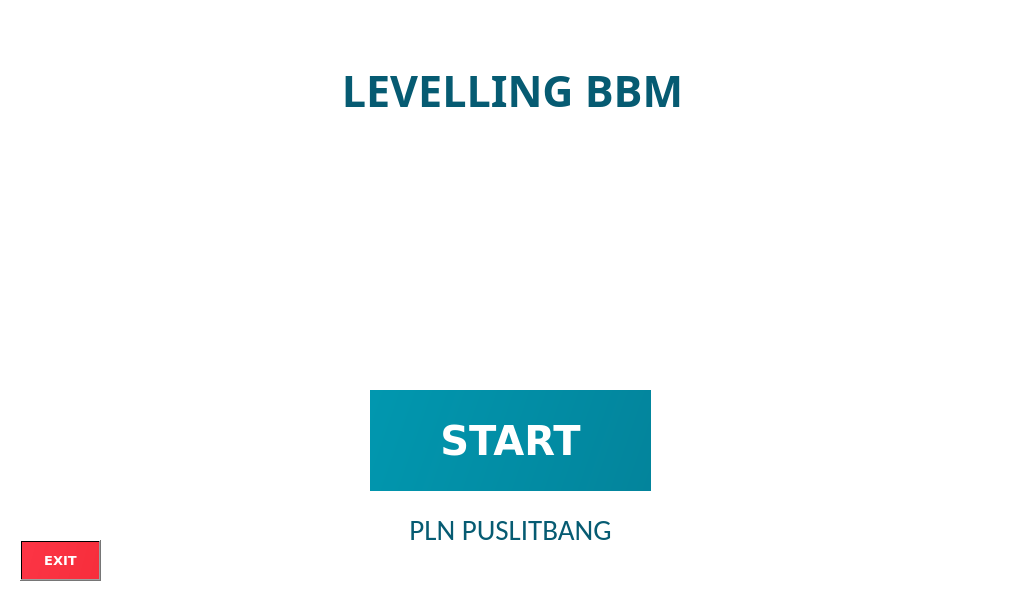
<?xml version="1.0" encoding="UTF-8"?>
<ui version="4.0">
 <class>Dialog</class>
 <widget class="QDialog" name="Dialog">
  <property name="enabled">
   <bool>true</bool>
  </property>
  <property name="geometry">
   <rect>
    <x>0</x>
    <y>0</y>
    <width>1024</width>
    <height>600</height>
   </rect>
  </property>
  <property name="sizePolicy">
   <sizepolicy hsizetype="Preferred" vsizetype="Preferred">
    <horstretch>0</horstretch>
    <verstretch>0</verstretch>
   </sizepolicy>
  </property>
  <property name="minimumSize">
   <size>
    <width>1024</width>
    <height>600</height>
   </size>
  </property>
  <property name="maximumSize">
   <size>
    <width>1024</width>
    <height>600</height>
   </size>
  </property>
  <property name="windowTitle">
   <string>Dialog</string>
  </property>
  <property name="styleSheet">
   <string notr="true">background-color: rgb(255, 255, 255);</string>
  </property>
  <widget class="QLabel" name="label_2">
   <property name="geometry">
    <rect>
     <x>410</x>
     <y>150</y>
     <width>200</width>
     <height>200</height>
    </rect>
   </property>
   <property name="font">
    <font>
     <pointsize>34</pointsize>
    </font>
   </property>
   <property name="text">
    <string/>
   </property>
   <property name="pixmap">
    <pixmap>../assets/PLN.png</pixmap>
   </property>
   <property name="scaledContents">
    <bool>true</bool>
   </property>
  </widget>
  <widget class="QPushButton" name="startButton">
   <property name="geometry">
    <rect>
     <x>370</x>
     <y>390</y>
     <width>281</width>
     <height>101</height>
    </rect>
   </property>
   <property name="font">
    <font>
     <family>Verdana</family>
     <pointsize>30</pointsize>
     <weight>75</weight>
     <bold>true</bold>
    </font>
   </property>
   <property name="cursor">
    <cursorShape>PointingHandCursor</cursorShape>
   </property>
   <property name="styleSheet">
    <string notr="true">background-color: qlineargradient(spread:pad, x1:-0.5, y1:-0.5, x2:3.5, y2:0, stop:0 rgba(0, 161, 185, 255), stop:1 rgba(7, 91, 114, 255));
color: rgb(255, 255, 255);
border: none;</string>
   </property>
   <property name="text">
    <string>START</string>
   </property>
   <property name="checkable">
    <bool>false</bool>
   </property>
  </widget>
  <widget class="QLabel" name="label">
   <property name="geometry">
    <rect>
     <x>307</x>
     <y>50</y>
     <width>411</width>
     <height>81</height>
    </rect>
   </property>
   <property name="font">
    <font>
     <family>Montserrat</family>
     <pointsize>32</pointsize>
     <weight>75</weight>
     <bold>true</bold>
     <stylestrategy>PreferAntialias</stylestrategy>
    </font>
   </property>
   <property name="styleSheet">
    <string notr="true">color: qlineargradient(spread:pad, x1:0, y1:0, x2:1, y2:0, stop:0 rgba(31, 158, 169, 255), stop:1 rgba(7, 91, 114, 255));
background-color: rgba(255, 255, 255, 0);
</string>
   </property>
   <property name="text">
    <string>&lt;html&gt;&lt;head/&gt;&lt;body&gt;&lt;p&gt;&lt;span style=&quot; color:#065b72;&quot;&gt;LEVELLING BBM&lt;/span&gt;&lt;/p&gt;&lt;/body&gt;&lt;/html&gt;</string>
   </property>
   <property name="alignment">
    <set>Qt::AlignCenter</set>
   </property>
  </widget>
  <widget class="QLabel" name="label_3">
   <property name="geometry">
    <rect>
     <x>0</x>
     <y>0</y>
     <width>1024</width>
     <height>600</height>
    </rect>
   </property>
   <property name="text">
    <string/>
   </property>
   <property name="pixmap">
    <pixmap>../assets/PLN clasic.png</pixmap>
   </property>
   <property name="scaledContents">
    <bool>true</bool>
   </property>
  </widget>
  <widget class="QLabel" name="label_4">
   <property name="geometry">
    <rect>
     <x>360</x>
     <y>510</y>
     <width>301</width>
     <height>41</height>
    </rect>
   </property>
   <property name="font">
    <font>
     <family>Calibri</family>
     <pointsize>22</pointsize>
     <weight>50</weight>
     <bold>false</bold>
    </font>
   </property>
   <property name="styleSheet">
    <string notr="true">color: qlineargradient(spread:pad, x1:0, y1:0, x2:1, y2:0, stop:0 rgba(31, 158, 169, 255), stop:1 rgba(7, 91, 114, 255));
background-color: rgba(255, 255, 255, 0);</string>
   </property>
   <property name="text">
    <string>&lt;html&gt;&lt;head/&gt;&lt;body&gt;&lt;p align=&quot;center&quot;&gt;&lt;span style=&quot; color:#065b72;&quot;&gt;PLN PUSLITBANG&lt;/span&gt;&lt;/p&gt;&lt;/body&gt;&lt;/html&gt;</string>
   </property>
  </widget>
  <widget class="QPushButton" name="exitButton">
   <property name="geometry">
    <rect>
     <x>20</x>
     <y>540</y>
     <width>81</width>
     <height>41</height>
    </rect>
   </property>
   <property name="font">
    <font>
     <family>Verdana</family>
     <pointsize>10</pointsize>
     <weight>75</weight>
     <bold>true</bold>
    </font>
   </property>
   <property name="cursor">
    <cursorShape>PointingHandCursor</cursorShape>
   </property>
   <property name="styleSheet">
    <string notr="true">background-color: qlineargradient(spread:pad, x1:-0.5, y1:-0.5, x2:3.5, y2:0, stop:0 rgba(255, 30, 50, 225), stop:1 rgba(235, 31, 39, 255));
color: rgb(255, 255, 255);
</string>
   </property>
   <property name="text">
    <string>EXIT</string>
   </property>
  </widget>
  <zorder>label_3</zorder>
  <zorder>exitButton</zorder>
  <zorder>label_2</zorder>
  <zorder>startButton</zorder>
  <zorder>label</zorder>
  <zorder>label_4</zorder>
 </widget>
 <resources/>
 <connections/>
</ui>
